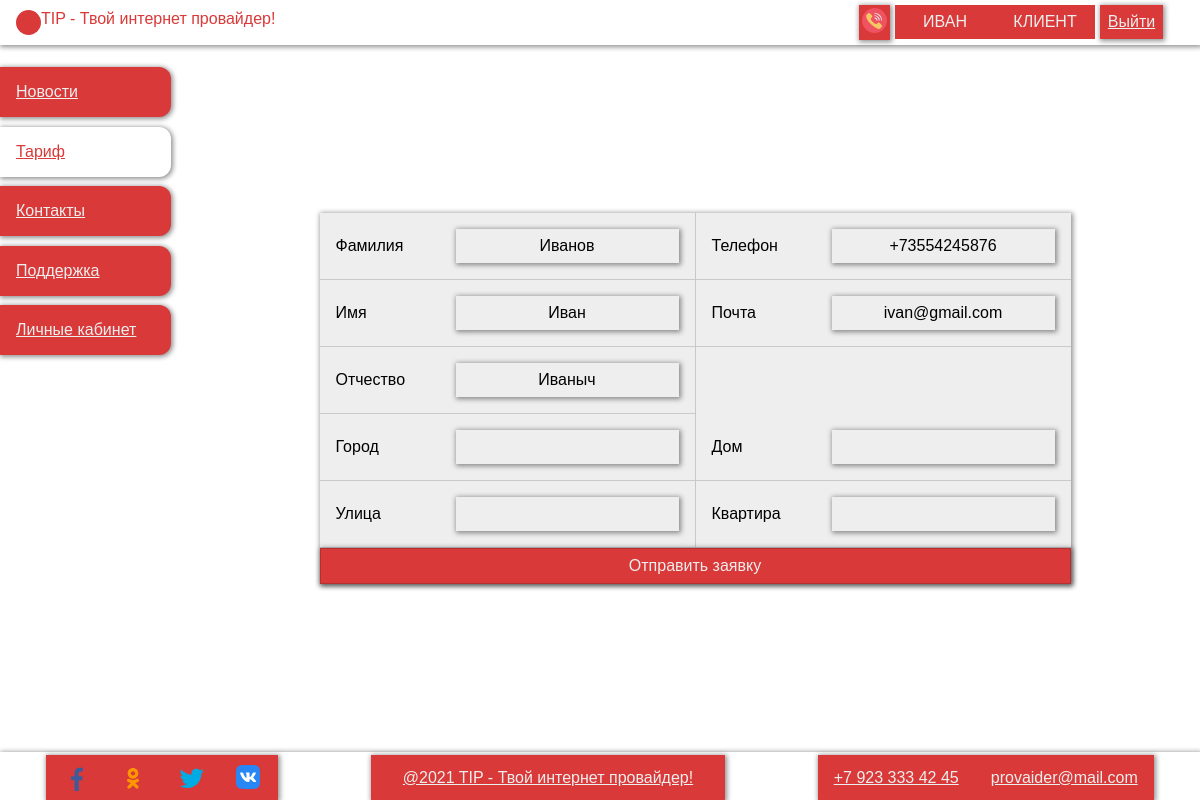
The page /Task_IP/tariffs/application?tariff_id=4 (signed in) on the database its author committed.
### tables this page shows
CREATE TABLE `user` (
  `id` int(11) NOT NULL,
  `login` varchar(255) NOT NULL,
  `password` varchar(255) NOT NULL,
  `surname` varchar(255) NOT NULL,
  `name` varchar(255) NOT NULL,
  `patronymic` varchar(255) NOT NULL,
  `phone` varchar(255) NOT NULL,
  `email` varchar(255) NOT NULL,
  `role_id` int(11) NOT NULL
);

CREATE TABLE `role` (
  `id` int(11) NOT NULL,
  `title` varchar(255) NOT NULL
);

### controllers/tariffs.php (called while the page is built, shortened)
<?
include_once "./repositories/usersR.php";
class tariffs {
    public function application() {
        if (isset($_SESSION['user_id'])) $this->user = usersR::GetById($_SESSION['user_id']);
        view();
    }
}

### index.php (called while the page is built, shortened)
<?
include_once "./utilits/view.php";
include_once "./utilits/router.php";

### repositories/usersR.php (called while the page is built, shortened)
<?
class usersR {
    static public function GetRoleById($roleId) {
        global $db;
        $query = "select * from role where id = '$roleId'";
        $result = $db->query($query);
        return $result->fetch_object();
    }
    static public function GetById($id) {
        global $db;
        $query = "select * from user where `id` = '$id'";
        $result = $db->query($query);
        return $result->fetch_object();
    }
}

### views/tariffs/application.php (the view, shortened to what this page needs)
<div class="content">
    <div class="layout--form">
        <form class="b-s form--m" action="../tariffs/applicationPOST" method="post">
            <div class="r">
                <div class="c">
                    <div class="f__b">
                        <label for="surname">Фамилия</label>
                        <input required name="surname" id="surname" value='<? print $_this->user->surname ?>'>
                    </div>
                    <div class="f__b">
                        <label for="name">Имя</label>
                        <input required name="name" id="name" value='<? print $_this->user->name ?>'>
                    </div>
                    <div class="f__b">
                        <label for="middlename">Отчество</label>
                        <input required name="middlename" id="middlename" value='<? print $_this->user->patronymic ?>'>
                    </div>
                </div>
                <div class="c">
                    <div class="f__b">
                        <label for="phone">Телефон</label>
                        <input required type="tel" name="phone" id="phone" value='<? print $_this->user->phone ?>'>
                    </div>
                    <div class="f__b">
                        <label for="email">Почта</label>
                        <input required type="email" name="email" id="email " value='<? print $_this->user->email ?>'>
                    </div>
                </div>
            </div>
            <div class="r">
                <div class="c">
                    <div class="f__b">
                        <label for="city">Город</label>
                        <input required name="city" id="city">
                    </div>
                    <div class="f__b">
                        <label for="street">Улица</label>
                        <input required name="street" id="street">
                    </div>
                </div>
                <div class="c">
                    <div class="f__b">
                        <label for="house">Дом</label>
                        <input required name="house" id="house">
                    </div>
                    <div class="f__b">
                        <label for="room">Квартира</label>
                        <input required name="room" id="room">
                    </div>
                </div>
            </div>
            <input type="submit" value="Отправить заявку">
        </form>
    </div>
</div>

### views/shared/partials/header.php (shortened to what this page needs)
<?
    if (isset($_SESSION['user_id'], $_SESSION['role_id'])) {
        $role = usersR::GetRoleById($_SESSION['role_id'])->title;
        $user = usersR::GetById($_SESSION['user_id']);
    } else {
        $role = "гость";
    }
?>
<header class="header r--j b-s">
    <a href="<?print $staticPath?>/" class="logotip r">
        <div class="l-img"></div>
        <div class="l-title">TIP - Твой интернет провайдер!</div>
    </a>
    <div class="auth boxs">
        <a id='phone-a' class='a--img'><img title='Заказать звонок' src="<?print $staticPath;?>/public/src/svg/phone-call.svg"></a>
        <?if ($role == "гость") {?>
            <a href="<?print $staticPath?>/auth/">Войти</a>
            <a href="<?print $staticPath?>/auth/registration">Регистрация</a>
        <?} else {?>
            <div class="user-box">
                <span><?print $user->name?></span>
                <br>
                <span><?print $role?></span>
            </div>
            <a href="<?print $staticPath?>/auth/logout">Выйти</a>
        <?}?>
    </div>
</header>

### public/css/style.css (style rules this page uses)
.auth .user-box, .boxs--footer, .boxs { align-items: center; min-width: 200px; justify-content: space-between; }
.boxs a, .boxs button, .boxs span { box-shadow: var(--shadow-box); background: var(--color-red); color: var(--color-while-up); padding: 0.5rem; margin: 0.3rem; flex: 1; text-align: center; }
.a--img { padding: 3px !important; }
form { background: var(--color-while-up); display: flex; flex-direction: column; }
form .f__b, form .f__title, form .f__error, form .f__access { display: flex; padding: 1rem; border-bottom: 1px solid #00000028; align-items: center; }
form .f__b label, form .f__title label, form .f__error label, form .f__access label { min-width: 120px; }
form input { text-align: center; box-shadow: var(--shadow-box); outline: none; border: 0; background: transparent; padding: 0.5rem; }
form input[type=submit], form input[type=button] { background: var(--color-red); color: var(--color-while-up); padding: 0.5rem; border: 1px solid #00000028; outline: 0; cursor: pointer; }
.form--m { max-width: 780px; }
.layout--grid { display: grid; grid-template-columns: minmax(190px, 1fr) 6fr; grid-template-rows: min-content 1fr max-content; grid-template-areas: "h h" "n m" "f f"; }
body { height: 100vh; }
.header { grid-area: h; padding-right: 2rem; }
.header a.logotip { color: var(--color-red); text-decoration: none; margin: auto 1rem; }
.content { margin: 0.33rem 0; flex: 1; }
.layout--form { display: flex; flex-direction: column; justify-content: center; align-items: center; height: 100%; }
.c, .boxs--nav, .card .c__btn, .r--j, .r, .auth .user-box, .boxs, .boxs--footer { display: flex; }
.r--j, .r { flex-direction: row; }
.c, .boxs--nav, .card .c__btn { flex-direction: column; }
.r--j { justify-content: space-between; }
.b-s { box-shadow: var(--shadow-box); }
.auth .user-box span { margin: 0; box-shadow: none; text-transform: uppercase; }
:root { --color-red: #d93938; --color-while-up: #efeeee; --color-while: #fff; --color-black: #000; --shadow-box: 1px 1px 5px 1px #00000070; }
* { font-family: Verdana, Geneva, Tahoma, sans-serif; margin: 0; padding: 0; box-sizing: border-box; font-size: 16px; }
.l-img { background: var(--color-red); width: 25px; height: 25px; border-radius: 100%; }
#phone-a { cursor: pointer; }

### rows shown on the page
user: name "ИВАН", surname "Иванов", name "Иван", middlename "Иваныч", phone "+73554245876", email "ivan@gmail.com"
role: title "КЛИЕНТ"
